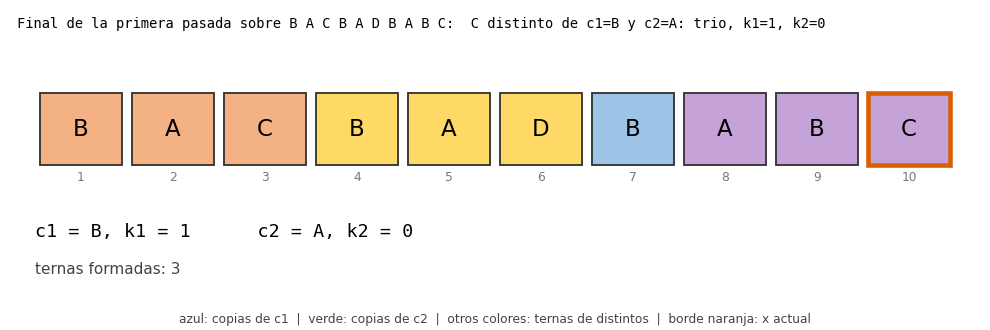

Python code for this plot:
"""
Ejercicio 8: elementos que aparecen mas de n/3 veces.

Problema: arreglo A de n elementos que solo se pueden comparar por igualdad.
Devolver todos los elementos que aparecen mas de n/3 veces (a lo sumo dos).
Se pide tiempo O(n) y memoria extra O(1).

Uso:
    python ejercicio8_un_tercio.py             # corre los experimentos
    python ejercicio8_un_tercio.py --figuras   # ademas genera png y gif
"""
import itertools
import random
import sys
from collections import Counter


# --------------------------------------------------------------------------
# 1. El algoritmo: Boyer-Moore con dos candidatos
# --------------------------------------------------------------------------
def primera_pasada(A):
    """Cancelar. Devuelve (c1, k1, c2, k2)."""
    c1, k1 = object(), 0        # centinelas distintos: c1 != c2 desde el principio
    c2, k2 = object(), 0
    for x in A:
        if x == c1:
            k1 += 1
        elif x == c2:
            k2 += 1
        elif k1 == 0:
            c1, k1 = x, 1
        elif k2 == 0:
            c2, k2 = x, 1
        else:                   # x distinto de c1 y de c2, y los dos contadores > 0
            k1 -= 1
            k2 -= 1
    return c1, k1, c2, k2


def mas_de_un_tercio(A):
    c1, k1, c2, k2 = primera_pasada(A)
    # segunda pasada: verificar
    return [c for c in (c1, c2) if 3 * A.count(c) > len(A)]


def mas_de_un_tercio_atajo(A):
    """El atajo: devolver los candidatos con contador positivo, sin verificar."""
    c1, k1, c2, k2 = primera_pasada(A)
    return [c for c, k in ((c1, k1), (c2, k2)) if k > 0]


def oraculo(A):
    """Cuenta todo (fuerza bruta)."""
    return sorted(x for x, k in Counter(A).items() if 3 * k > len(A))


# --------------------------------------------------------------------------
# 3. Experimentos
# --------------------------------------------------------------------------
def exp_traza():
    print("== Traza sobre el ejemplo del .md ==")
    A = list("BACBADBABC")
    c1, k1 = object(), 0
    c2, k2 = object(), 0
    nombre = lambda c, k: "-" if c is not None and not isinstance(c, str) else c
    print(f"A = {''.join(A)}, n = {len(A)}, n/3 = {len(A)/3:.2f}")
    print(f"{'i':>2} {'x':>2}  {'c1':>2} {'k1':>2} {'c2':>2} {'k2':>2}  que paso")
    for i, x in enumerate(A, start=1):
        if x == c1:
            k1 += 1; que = "x = c1: k1 sube"
        elif x == c2:
            k2 += 1; que = "x = c2: k2 sube"
        elif k1 == 0:
            c1, k1 = x, 1; que = "k1 = 0: x pasa a ser c1"
        elif k2 == 0:
            c2, k2 = x, 1; que = "k2 = 0: x pasa a ser c2"
        else:
            k1 -= 1; k2 -= 1; que = "trio (x, c1, c2): los dos bajan"
        print(f"{i:>2} {x:>2}  {nombre(c1, k1):>2} {k1:>2} {nombre(c2, k2):>2} {k2:>2}  {que}")
    print("resultado:", mas_de_un_tercio(A), " oraculo:", oraculo(A), "\n")


def exp_exhaustivo():
    print("== Todas las entradas de largo <= 8 sobre {A,B,C,D}: comparar con el oraculo ==")
    total = malos = mitad = 0
    for n in range(1, 9):
        for A in itertools.product("ABCD", repeat=n):
            A = list(A)
            total += 1
            malos += sorted(mas_de_un_tercio(A)) != oraculo(A)
            # la mitad buena del atajo: todo elemento > n/3 tiene contador positivo
            devueltos = mas_de_un_tercio_atajo(A)
            mitad += all(x in devueltos for x in oraculo(A))
    print(f"  entradas: {total}, fallos del algoritmo de dos pasadas: {malos}")
    print(f"  entradas donde todo elemento > n/3 tiene contador positivo: {mitad} de {total}\n")


def exp_atajo():
    print("== El atajo contra distintos generadores de pruebas (4000 arreglos de largo 1..15 cada uno) ==")

    def plantada(n):
        m = random.choice("ABCDE")
        A = [m] * (n // 3 + 1) + [random.choice("ABCDE") for _ in range(n - n // 3 - 1)]
        random.shuffle(A)
        return A

    def balanceados(n):                  # todo simbolo presente aparece mas de n/3 veces
        if n < 4:                        # con n < 4 no caben dos simbolos asi
            return ["A"] * n
        A = ["A"] * (n // 2) + ["B"] * (n - n // 2)
        random.shuffle(A)
        return A

    generadores = {
        "mayoria plantada":        plantada,
        "binario al azar":         lambda n: [random.choice("AB") for _ in range(n)],
        "3 simbolos":              lambda n: [random.choice("ABC") for _ in range(n)],
        "5 simbolos":              lambda n: [random.choice("ABCDE") for _ in range(n)],
        "un solo simbolo":         lambda n: ["A"] * n,
        "dos simbolos frecuentes":  balanceados,
    }
    random.seed(5)
    print(f"{'generador':>26} {'atajo':>8} {'dos pasadas':>12}")
    for nombre, generar in generadores.items():
        casos = [generar(random.randint(1, 15)) for _ in range(4000)]
        f_atajo = sum(sorted(mas_de_un_tercio_atajo(A)) != oraculo(A) for A in casos) / len(casos)
        f_bm = sum(sorted(mas_de_un_tercio(A)) != oraculo(A) for A in casos) / len(casos)
        print(f"{nombre:>26} {100 * f_atajo:>7.1f}% {100 * f_bm:>11.1f}%")
    print()
    print("  contraejemplo minimo del atajo: A B C D")
    A = list("ABCD")
    print(f"    atajo: {mas_de_un_tercio_atajo(A)}   verdad: {oraculo(A)}   (n/3 = {len(A)/3:.2f}, D aparece 1 vez)\n")


# --------------------------------------------------------------------------
# 4. Figuras: png y gif (necesita matplotlib y pillow)
# --------------------------------------------------------------------------
def traza_para_dibujar(A):
    """Devuelve una lista de estados, uno por paso, con los indices de cada grupo."""
    c1, k1, c2, k2 = None, 0, None, 0
    s1, s2, trios, estados = [], [], [], []
    for i, x in enumerate(A):
        if x == c1 and c1 is not None:
            k1 += 1; s1.append(i); que = f"x = {x} es c1: k1 sube a {k1}"
        elif x == c2 and c2 is not None:
            k2 += 1; s2.append(i); que = f"x = {x} es c2: k2 sube a {k2}"
        elif k1 == 0:
            c1, k1 = x, 1; s1 = [i]; que = f"k1 = 0: {x} pasa a ser c1"
        elif k2 == 0:
            c2, k2 = x, 1; s2 = [i]; que = f"k2 = 0: {x} pasa a ser c2"
        else:
            j1, j2 = s1.pop(), s2.pop()
            k1 -= 1; k2 -= 1
            trios.append((i, j1, j2)); que = f"{x} distinto de c1={c1} y c2={c2}: trio, k1={k1}, k2={k2}"
        estados.append(dict(i=i, que=que, c1=c1, k1=k1, c2=c2, k2=k2,
                            s1=list(s1), s2=list(s2), trios=list(trios)))
    return estados


def figuras():
    import io
    import matplotlib
    matplotlib.use("Agg")
    import matplotlib.pyplot as plt
    from matplotlib.patches import Rectangle
    from PIL import Image

    A = list("BACBADBABC")
    n = len(A)
    estados = traza_para_dibujar(A)
    PAL = ["#f4b183", "#ffd966", "#c5a3d9", "#f8cbad", "#b4c7e7"]
    AZUL, VERDE, VACIO = "#9dc3e6", "#a9d18e", "#f2f2f2"

    def dibujar(ax, est, inicio=False):
        ax.set_xlim(-0.2, n + 0.2); ax.set_ylim(-1.6, 1.6); ax.axis("off")
        color = {}
        if est:
            for j in est["s1"]: color[j] = AZUL
            for j in est["s2"]: color[j] = VERDE
            for t, tr in enumerate(est["trios"]):
                for j in tr: color[j] = PAL[t % len(PAL)]
        for j, x in enumerate(A):
            hecho = est is not None and j <= est["i"]
            c = color.get(j, VACIO) if hecho else "white"
            actual = est is not None and j == est["i"]
            ax.add_patch(Rectangle((j + 0.05, 0.0), 0.9, 0.9, fc=c, ec="#d95f02" if actual else "#333",
                                   lw=3 if actual else 1.2))
            ax.text(j + 0.5, 0.45, x, ha="center", va="center", fontsize=15)
            ax.text(j + 0.5, -0.2, str(j + 1), ha="center", fontsize=8, color="#777")
        if est is None:
            ax.set_title("Antes de empezar: c1 = -, k1 = 0, c2 = -, k2 = 0", loc="left", fontsize=11, family="monospace")
            return
        f = lambda c: "-" if c is None else c
        ax.set_title(est["que"], loc="left", fontsize=11, family="monospace")
        ax.text(0, -0.9, f"c1 = {f(est['c1'])}, k1 = {est['k1']}      c2 = {f(est['c2'])}, k2 = {est['k2']}",
                fontsize=12, family="monospace")
        ax.text(0, -1.35, f"ternas formadas: {len(est['trios'])}", fontsize=10, color="#444")

    leyenda = "azul: copias de c1  |  verde: copias de c2  |  otros colores: ternas de distintos  |  borde naranja: x actual"

    fig, ax = plt.subplots(figsize=(9, 3))
    dibujar(ax, estados[-1])
    ax.set_title("Final de la primera pasada sobre B A C B A D B A B C:  " + estados[-1]["que"], loc="left", fontsize=9, family="monospace")
    fig.text(0.5, 0.02, leyenda, ha="center", fontsize=8, color="#444")
    fig.tight_layout(rect=[0, 0.06, 1, 1])
    fig.savefig("un_tercio_final.png", dpi=110)
    plt.close(fig)

    frames = []
    for est in [None] + estados:
        fig, ax = plt.subplots(figsize=(9, 3))
        dibujar(ax, est)
        fig.text(0.5, 0.02, leyenda, ha="center", fontsize=8, color="#444")
        fig.tight_layout(rect=[0, 0.06, 1, 1])
        buf = io.BytesIO(); fig.savefig(buf, format="png", dpi=90); plt.close(fig)
        buf.seek(0); frames.append(Image.open(buf).convert("P", palette=Image.ADAPTIVE))
    frames[0].save("un_tercio_animacion.gif", save_all=True, append_images=frames[1:],
                   duration=1800, loop=0)
    print("figuras escritas: un_tercio_final.png, un_tercio_animacion.gif")


if __name__ == "__main__":
    exp_traza()
    exp_exhaustivo()
    exp_atajo()
    if "--figuras" in sys.argv:
        figuras()
